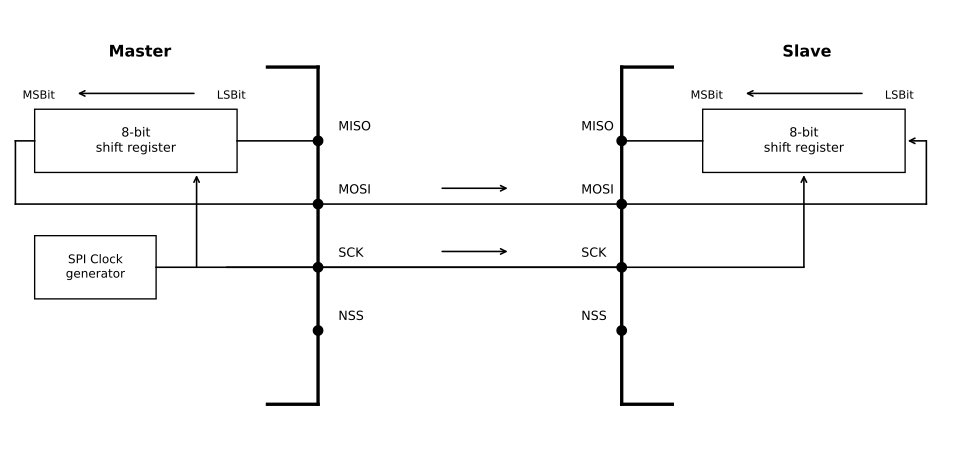

Reproduce this figure in Python.
import matplotlib.pyplot as plt
from matplotlib import patches

# 1. Canvas & Coordinate System Setup
fig, ax = plt.subplots(figsize=(10, 4.8), dpi=120)
ax.set_xlim(0, 92)
ax.set_ylim(14, 55)
ax.axis("off")

# 2. Master / Slave Outer Brackets & Titles
# Master Bracket (Left)
ax.plot([30, 30], [18, 50], color="black", lw=2.5)
ax.plot([30, 25], [50, 50], color="black", lw=2.5)
ax.plot([30, 25], [18, 18], color="black", lw=2.5)
ax.text(12.4, 51, "Master", fontsize=12, ha="center", fontweight="bold")

# Slave Bracket (Right)
ax.plot([60, 60], [18, 50], color="black", lw=2.5)
ax.plot([60, 65], [50, 50], color="black", lw=2.5)
ax.plot([60, 65], [18, 18], color="black", lw=2.5)
ax.text(78.3, 51, "Slave", fontsize=12, ha="center", fontweight="bold")

# 3. Functional Blocks (Shift Registers & Clock Generator)
# Master Shift Register
rect_m = patches.Rectangle((2, 40), 20, 6, facecolor="white", edgecolor="black")
ax.add_patch(rect_m)
ax.text(12, 43, "8-bit\nshift register", fontsize=9.5, ha="center", va="center")

# Slave Shift Register
rect_s = patches.Rectangle((68, 40), 20, 6, facecolor="white", edgecolor="black")
ax.add_patch(rect_s)
ax.text(78, 43, "8-bit\nshift register", fontsize=9.5, ha="center", va="center")

# SPI Clock Generator
rect_clk = patches.Rectangle((2, 28), 12, 6, facecolor="white", edgecolor="black")
ax.add_patch(rect_clk)
ax.text(8, 31, "SPI Clock\ngenerator", fontsize=9, ha="center", va="center")

# 4. Bit Order Annotations (MSBit <--- LSBit)
# Master Bit Order
ax.annotate(
    "",
    xy=(6, 47.5),
    xytext=(18, 47.5),
    arrowprops={"arrowstyle": "->", "lw": 1.2, "color": "black"},
)
ax.text(4, 47, "MSBit", fontsize=8.5, ha="right")
ax.text(20, 47, "LSBit", fontsize=8.5, ha="left")

# Slave Bit Order
ax.annotate(
    "",
    xy=(72, 47.5),
    xytext=(84, 47.5),
    arrowprops={"arrowstyle": "->", "lw": 1.2, "color": "black"},
)
ax.text(70, 47, "MSBit", fontsize=8.5, ha="right")
ax.text(86, 47, "LSBit", fontsize=8.5, ha="left")

# 5. Signal Bus Lines & Routing
# Line 1: MISO Line Connections (Disconnected / Unused in Simplex)
ax.plot([68, 60], [43, 43], color="black", lw=1.2)
ax.plot([22, 30], [43, 43], color="black", lw=1.2)

# Line 1-1: Master Output -> MOSI Loop
ax.plot([0.1, 2], [43, 43], color="black", lw=1.2)
ax.plot([0.1, 0.1], [43, 37], color="black", lw=1.2)
ax.plot([0.1, 30], [37, 37], color="black", lw=1.2)

# Line 2: MOSI Line & Slave Input Loop (Master -> Slave Data Path)
ax.plot([30, 90.1], [37, 37], color="black", lw=1.2)
ax.plot([90.1, 90.1], [37, 43], color="black", lw=1.2)
ax.annotate(
    "",
    xy=(88, 43),
    xytext=(90.3, 43),
    arrowprops={"arrowstyle": "->", "lw": 1.2, "color": "black"},
)

# Line 3: SCK (Serial Clock) Lines & Inputs
ax.plot([21, 60], [31, 31], color="black", lw=1.2)
ax.plot([14, 78], [31, 31], color="black", lw=1.2)
ax.annotate(
    "",
    xy=(18, 40),
    xytext=(18, 30.8),
    arrowprops={"arrowstyle": "->", "lw": 1.2, "color": "black"},
)
ax.annotate(
    "",
    xy=(78, 40),
    xytext=(78, 30.8),
    arrowprops={"arrowstyle": "->", "lw": 1.2, "color": "black"},
)

# 6. Junction Dots & Text Annotations
# Junction Points (Dots)
for y_pos in [43, 37, 31, 25]:
    ax.scatter([30], [y_pos], color="black", s=50)
    ax.scatter([60], [y_pos], color="black", s=50)

# Bus Text Labels
ax.text(32, 44, "MISO", fontsize=9.5)
ax.text(56, 44, "MISO", fontsize=9.5)
ax.text(32, 38, "MOSI", fontsize=9.5)
ax.text(56, 38, "MOSI", fontsize=9.5)
ax.text(32, 32, "SCK", fontsize=9.5)
ax.text(56, 32, "SCK", fontsize=9.5)
ax.text(32, 26, "NSS", fontsize=9.5)
ax.text(56, 26, "NSS", fontsize=9.5)

# Directional Arrows on Active Bus Lines
ax.annotate(
    "",
    xy=(42, 38.5),
    xytext=(49, 38.5),
    arrowprops={"arrowstyle": "<-", "lw": 1.2, "color": "black"},
)
ax.annotate(
    "",
    xy=(42, 32.5),
    xytext=(49, 32.5),
    arrowprops={"arrowstyle": "<-", "lw": 1.2, "color": "black"},
)

# 7. Render & Export Image
plt.tight_layout()
plt.savefig("software-slave-management.svg", format="svg", dpi=300)
